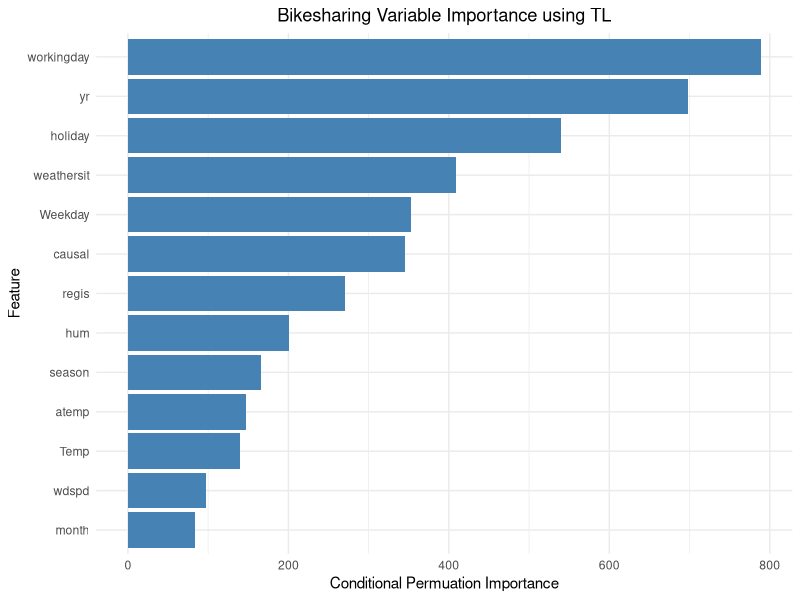

Generate this figure with R:
# Define the named numeric vector
data_values <- c(
  season = 166.34,
  yr = 698.25,
  month = 83.66,
  holiday = 540.32,
  Weekday = 352.92,
  workingday = 788.71,
  weathersit = 408.32,
  Temp = 139.73,
  atemp = 146.84,
  hum = 201.07,
  wdspd = 97.70,
  causal = 345.95,
  regis = 270.67
)

# Convert to a data frame for ggplot
library(ggplot2)
data_df <- data.frame(
  Feature = names(data_values),
  TL_Estimate = data_values
)

# Create the bar plot
real_plot = ggplot(data_df, aes(x = reorder(Feature, TL_Estimate), y = TL_Estimate)) +
  geom_bar(stat = "identity", fill = "steelblue") +
  coord_flip() +  # Flip the coordinates for better readability
  labs(x = "Feature", y = "Conditional Permuation Importance", title = "Bikesharing Variable Importance using TL") +
  theme_minimal()
#center title
real_plot <- real_plot + theme(plot.title = element_text(hjust = 0.5))
# use larger fonts for title


ggsave("~/Working/Ning/Giles1/Code/Python_Implementation/plots/real_plot.png", 
       real_plot, width = 6.27, height = 6.27, units = "in", dpi = 500)

